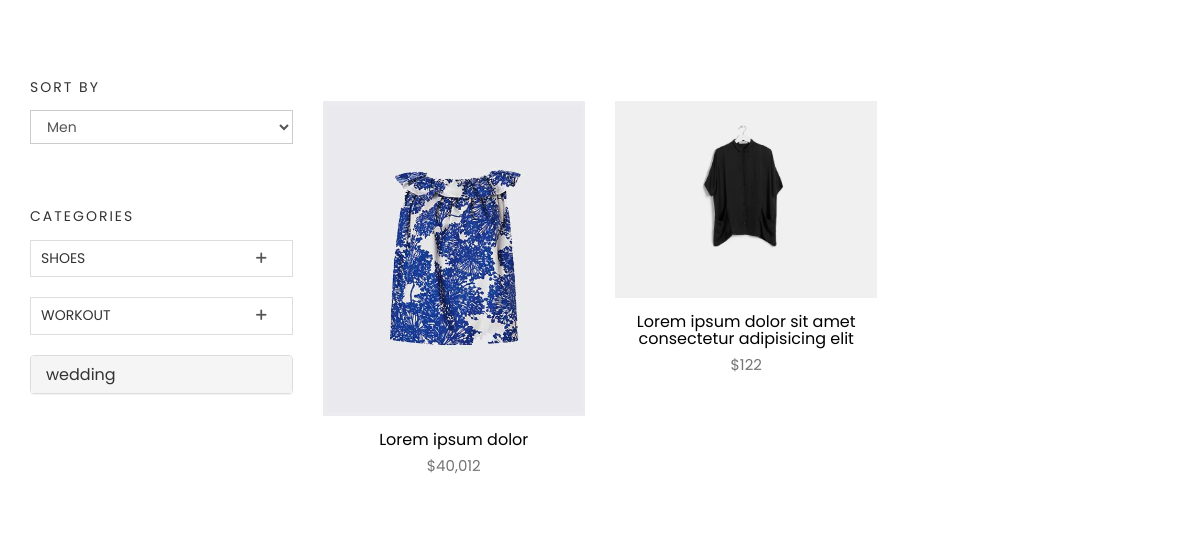
Before: /products/ with the older database file.
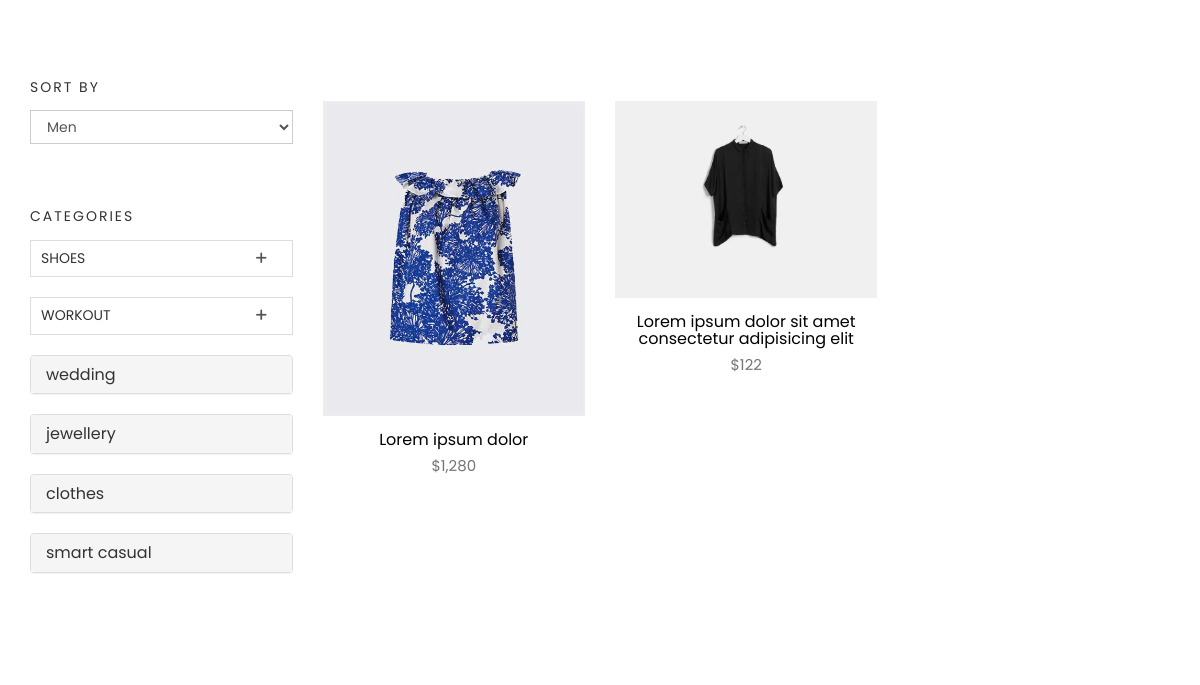
After: the same page with the newer database file.
### product_module/models.py (models this page shows, shortened)
class ProductCategory(models.Model):
    class ProductCategoryPosition(models.TextChoices):
        right='right','position of this banner is enitre of right'
        top_left='top_left','position of this banner is top of left side'
        bottom_left='bottom_left','position of this banner is bottom of left side'
    parent=models.ForeignKey('ProductCategory',on_delete=models.CASCADE,null=True,blank=True)
    title=models.CharField(max_length=300,db_index=True)
    url_title=models.CharField(max_length=300)
    is_active=models.BooleanField(default=True)
    is_delete=models.BooleanField(default=False)
    is_banner=models.BooleanField(default=False)
    image=models.ImageField(upload_to='images/product-category-banners',blank=True,null=True)
    position=models.CharField(max_length=150,choices=ProductCategoryPosition.choices,blank=True,null=True)
    short_description_banner=models.CharField(max_length=511,null=True,blank=True)
    class Meta:
        verbose_name='category'
        verbose_name_plural='categories'

class Product(models.Model):
    image=models.ImageField(upload_to='images/products',null=True,blank=True)
    title=models.CharField(max_length=300,db_index=True)
    price=models.PositiveIntegerField()
    discount_price=models.PositiveIntegerField(null=True,blank=True)
    is_active=models.BooleanField(default=True)
    is_delete=models.BooleanField(default=False)
    added_date=models.DateTimeField(auto_now_add=True)
    updated_date=models.DateTimeField(auto_now=True)
    slug=models.SlugField(blank=True,null=True,db_index=True)
    content=models.TextField(null=True,blank=True)
    short_description=models.CharField(max_length=320,db_index=True,null=True,blank=True)
    brand=models.ForeignKey(ProductBrand,on_delete=models.SET_NULL,blank=True,null=True)
    category=models.ManyToManyField(ProductCategory)
    rating=models.PositiveIntegerField(default=0,validators=[MaxValueValidator(5),MinValueValidator(0)],blank=True,null=True)
    sorting=models.ForeignKey(ProductSorting,on_delete=models.PROTECT,null=True,blank=True)
    class Meta:
        verbose_name='product'
        verbose_name_plural='products'

### product_module/views.py (the view, shortened to what this page needs)
# urls.py: path('',views.ProductView.as_view(),name='products'),
class ProductView(View):
    template_name='product_module/products.html'
    form_class=ProductSortingForm
    def get(self,request,*args,**kwargs):
        categories=ProductCategory.objects.filter(is_active=True,is_delete=False,parent_id=None)
        products=Product.objects.filter(is_active=True,is_delete=False).order_by('-added_date')
        sorting=request.GET.get('sorting')
        if sorting is not None:
            products.filter(sorting__url_title__iexact=sorting)
            print(products)
        category=kwargs.get('category')
        if category is not None:
            products=products.filter(category__url_title__iexact=category,is_active=True)
        return render(request,self.template_name,{
            'categories':categories,
            'products':products,
            'form':self.form_class()
        })

### product_module/forms.py
class ProductSortingForm(forms.Form):
    product_sortings_list=[]
    for item in ProductSorting.objects.filter(is_active=True,is_delete=False):
        product_sortings_list.append((item.url_title,item))
    sorting=forms.ChoiceField(label='',choices=product_sortings_list,widget=forms.Select(attrs={
        'onchange': 'submit();',
        'class':'form-control text-capitalize',
        }))

### order_module/context_processors.py (called while the page is built)
def basket_products(request):
    user_basket=OrderBasket.objects.prefetch_related('order_detail').filter(is_paid=False,user_id=request.user.id).first()
    if user_basket is not None:
        return {'user_basket':user_basket}
    else:
        return {'user_basket':None}

### polls/templatetags/poll_extras.py (called while the page is built)
@register.filter(name='three_digits')
def three_digits(value:int):
    return '{:,}'.format(value)

### product_module/models.py (called while the page is built)
    def __str__(self):
        return self.url_title

### product_module/templates/product_module/products.html (shortened to what this page needs)
{% extends "base.html" %}
{% load static %}
{% load thumbnail %}
{% load poll_extras %}
{% block content %}
	<section class="products section">
		<div class="container">
			<div class="row">
				<div class="col-md-3">
					<div class="widget">
						<h4 class="widget-title">Sort By</h4>
						<form method="get" action="">
							{{form}}
						</form>
					</div>
					<div class="widget product-category">
						<h4 class="widget-title">Categories</h4>
						{% for category in categories %}
							{% if category.productcategory_set.all %}
								<div class="panel-group commonAccordion" id="accordion" role="tablist" aria-multiselectable="true">
									<div class="panel panel-default">
										<div class="panel-heading" role="tab" id="headingOne">
												<h4 class="panel-title">
													<a role="button" data-toggle="collapse" data-parent="#accordion" href="#{{category.url_title}}" aria-expanded="false" aria-controls="collapseOne" class="collapsed">
														{{category.title}}
													</a>
												</h4>
										</div>
								</div>
							</div>
							{% else %}
							<a href="{% url "products-by-category" category=category.url_title %}">
								<div class="panel-group" id="accordion" role="tablist" aria-multiselectable="true">
									<div class="panel panel-default">
										<div class="panel-heading" role="tab" id="headingOne">
												<h4 class="panel-title">
													{{category.title}}
												</h4>
										</div>
									</div>
								</div>
							</a>
							{% endif %}
						{% endfor %}
					</div>
				</div>
				<div class="col-md-9">
					<div class="row">
						<br>
						{% if products %}
							{% for product in products %}
								{% include "product_module/includes/product_item.html" with product=product col_size=4 %}
							{% endfor %}
						{% else %}
							<h4 class="alert alert-info text-center">there is no product in this field!!<h4>
						{% endif %}
					</div>
				</div>
			</div>
		</div>
	</section>
{% endblock content %}

### templates/base.html (shortened to what this page needs)
{% load render_partial %}
<!DOCTYPE html>
<html lang="en">
<head>
  {% include "includes/header_links.html" %}
</head>
<body id="body">
    {% block content %}
    {% endblock content %}
</body>
</html>

### templates/includes/header_links.html (shortened to what this page needs)
  <link rel="stylesheet" href="/static/plugins/themefisher-font/style.css">
  <link rel="stylesheet" href="/static/plugins/bootstrap/css/bootstrap.min.css">
  <link rel="stylesheet" href="/static/plugins/animate/animate.css">
  <link rel="stylesheet" href="/static/plugins/slick/slick.css">
  <link rel="stylesheet" href="/static/plugins/slick/slick-theme.css">
  <link rel="stylesheet" href="/static/css/style.css">
  <link rel="stylesheet" href="/static/css/custom.css">

### product_module/templates/product_module/includes/product_item.html (shortened to what this page needs)
{% load poll_extras %}
{% load thumbnail %}
<div class="col-md-{{col_size}}">
    <div class="product-item">
        <div class="product-thumb">
            {% thumbnail product.image "260x315" crop='center' quality=95 as im%}
                <img class="img-responsive" src="{{im.url}}" alt="product-img" />
            {% endthumbnail %}
        </div>
        <div class="product-content">
            <h4><a href="product-single.html">{{product.title}}</a></h4>
            <p class="price">${{product.price|three_digits}}</p>
        </div>
    </div>
</div>

### static/css/style.css (style rules this page uses)
body { line-height: 1.5; font-family: "Poppins", sans-serif; -webkit-font-smoothing: antialiased; }
p { font-family: "Poppins", sans-serif; color: #757575; font-size: 15px; }
h1, h2, h3, h4, h5, h6 { font-family: "Poppins", sans-serif; }
h1, h2, h3, h4, h5, h6 { font-weight: 400; }
a, a:focus, a:hover { text-decoration: none; outline: 0; color: #000; }
.form-control { box-shadow: none; border-radius: 0; }
.section { padding: 80px 0; }
.commonAccordion .panel, .commonAccordion-2 .panel { border-radius: 0; box-shadow: none; }
.commonAccordion .panel .panel-heading, .commonAccordion-2 .panel .panel-heading { background: transparent; padding: 0; }
.commonAccordion .panel .panel-title, .commonAccordion-2 .panel .panel-title { position: relative; }
.commonAccordion .panel .panel-title a, .commonAccordion-2 .panel .panel-title a { display: block; font-size: 14px; text-transform: uppercase; padding: 10px 10px; }
.commonAccordion .panel .panel-title a:before, .commonAccordion-2 .panel .panel-title a:before { color: #555; content: "\f209"; position: absolute; right: 25px; font-family: "themefisher-font"; }
.commonAccordion .panel .panel-title a.collapsed:before, .commonAccordion-2 .panel .panel-title a.collapsed:before { content: "\f217"; }
.product-item { margin-bottom: 30px; }
.product-item .product-thumb { position: relative; }
.product-item .product-thumb img { width: 100%; height: auto; }
.product-item .product-thumb:before { transition: 0.3s all; opacity: 0; background: rgba(0, 0, 0, 0.6); content: ""; position: absolute; top: 0; right: 0; left: 0; bottom: 0; }
.product-item .product-content { text-align: center; }
.product-item .product-content h4 { font-size: 16px; font-weight: 400; margin-top: 15px; margin-bottom: 6px; }
.product-item .product-content h4 a { color: #000; }
.widget { margin-bottom: 30px; padding-bottom: 35px; }
.widget .widget-title { margin: 0; padding-bottom: 15px; font-size: 14px; font-weight: 400; text-transform: uppercase; letter-spacing: 2px; }

Changed rows visible on the page:
added ProductCategory: title "jewellery"
added ProductCategory: title "clothes"
added ProductCategory: title "smart casual"
changed Product "Lorem ipsum dolor": price|three_digits "40,012" → "1,280"
